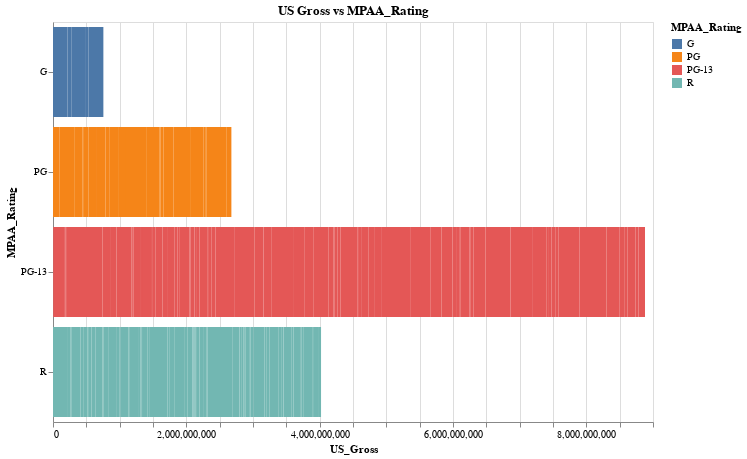

Write notebook code for a chart like this one.
### Code cell
#I want to see the collections of movies in the US, but I want to see it
#on the basis of their MPAA ratings
alt.Chart(movies_data, height = 400, width = 600) \
    .mark_bar() \
    .encode(x = 'US_Gross',
            y = 'MPAA_Rating',
            color = 'MPAA_Rating',
            #applying an ordering to the MPAA ratings
            #Sort=ascending will sort it in the lexical graphical order
            order = alt.Order('MPAA_Rating',
                             sort = 'ascending'))\
    .properties(title = 'US Gross vs MPAA_Rating')

### Figure 1 — Vega-Lite specification as saved in the notebook (floating-point values rounded to 4 significant figures; data arrays with more than 128 entries replaced by an {"elided": "..."} marker saying what was removed)
{"config": {"view": {"continuousWidth": 400, "continuousHeight": 300}}, "data": {"name": "data-3d572c8baf45288a3225c4875cf3991a"}, "mark": "bar", "encoding": {"color": {"type": "nominal", "field": "MPAA_Rating"}, "order": {"type": "nominal", "field": "MPAA_Rating", "sort": "ascending"}, "x": {"type": "quantitative", "field": "US_Gross"}, "y": {"type": "nominal", "field": "MPAA_Rating"}}, "height": 400, "title": "US Gross vs MPAA_Rating", "width": 600, "$schema": "https://vega.github.io/schema/vega-lite/v4.8.1.json", "datasets": {"data-3d572c8baf45288a3225c4875cf3991a": {"elided": "174 records"}}}
